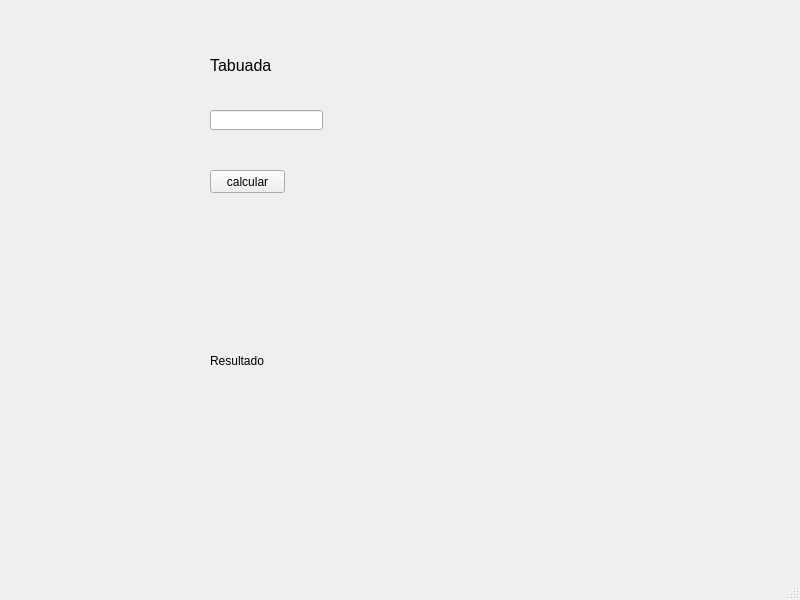
<?xml version="1.0" encoding="UTF-8"?>
<ui version="4.0">
 <class>MainWindow</class>
 <widget class="QMainWindow" name="MainWindow">
  <property name="geometry">
   <rect>
    <x>0</x>
    <y>0</y>
    <width>800</width>
    <height>600</height>
   </rect>
  </property>
  <property name="windowTitle">
   <string>MainWindow</string>
  </property>
  <widget class="QWidget" name="centralwidget">
   <widget class="QLabel" name="result">
    <property name="geometry">
     <rect>
      <x>210</x>
      <y>220</y>
      <width>391</width>
      <height>281</height>
     </rect>
    </property>
    <property name="text">
     <string>Resultado</string>
    </property>
   </widget>
   <widget class="QPushButton" name="btn">
    <property name="geometry">
     <rect>
      <x>210</x>
      <y>170</y>
      <width>75</width>
      <height>23</height>
     </rect>
    </property>
    <property name="text">
     <string>calcular</string>
    </property>
   </widget>
   <widget class="QLabel" name="label_2">
    <property name="geometry">
     <rect>
      <x>210</x>
      <y>50</y>
      <width>391</width>
      <height>31</height>
     </rect>
    </property>
    <property name="font">
     <font>
      <pointsize>12</pointsize>
     </font>
    </property>
    <property name="text">
     <string>Tabuada</string>
    </property>
   </widget>
   <widget class="QLineEdit" name="num">
    <property name="geometry">
     <rect>
      <x>210</x>
      <y>110</y>
      <width>113</width>
      <height>20</height>
     </rect>
    </property>
   </widget>
  </widget>
  <widget class="QMenuBar" name="menubar">
   <property name="geometry">
    <rect>
     <x>0</x>
     <y>0</y>
     <width>800</width>
     <height>21</height>
    </rect>
   </property>
  </widget>
  <widget class="QStatusBar" name="statusbar"/>
 </widget>
 <resources/>
 <connections/>
</ui>
